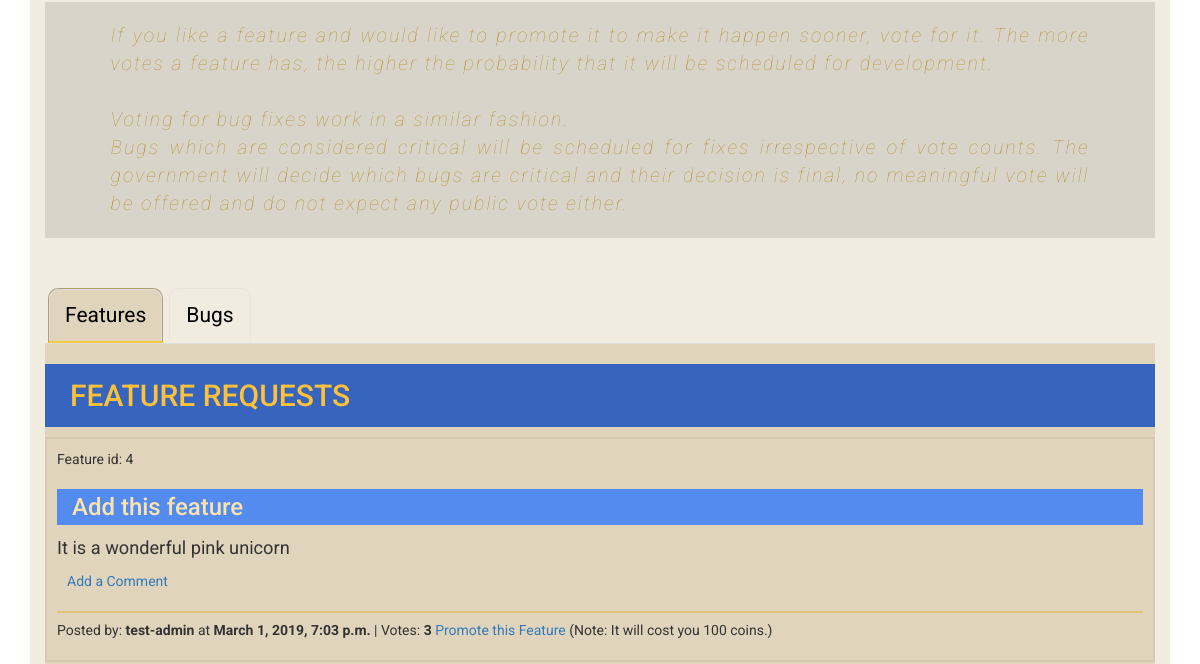
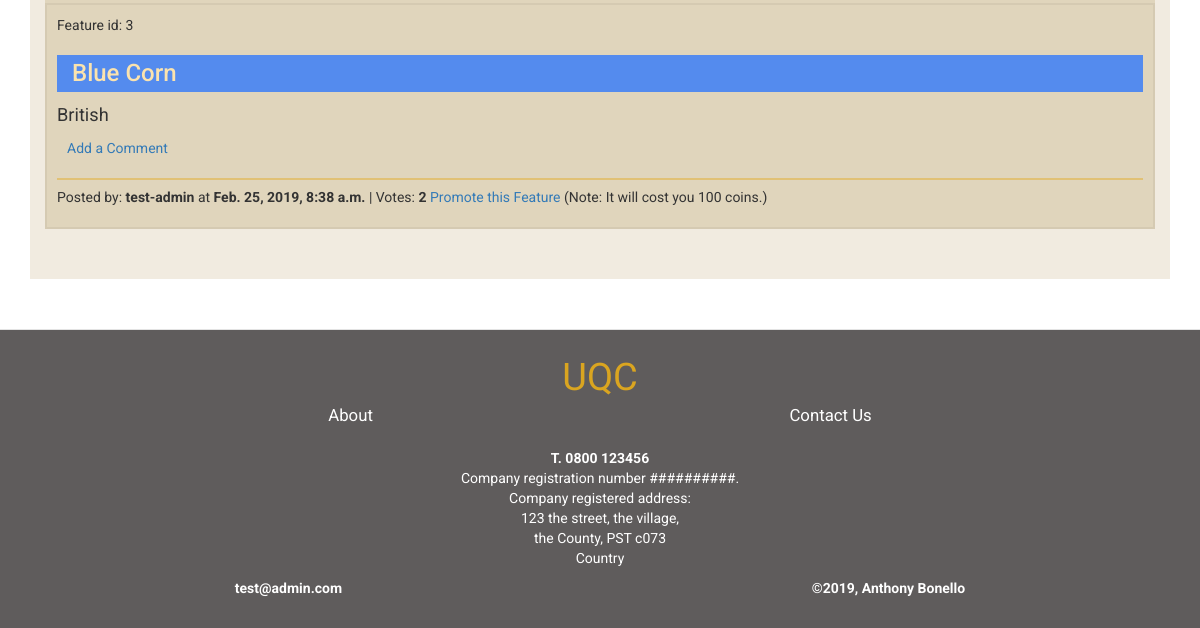
The app's page /issues/1 (signed in, lower part), older data (2 pictures, top to bottom).
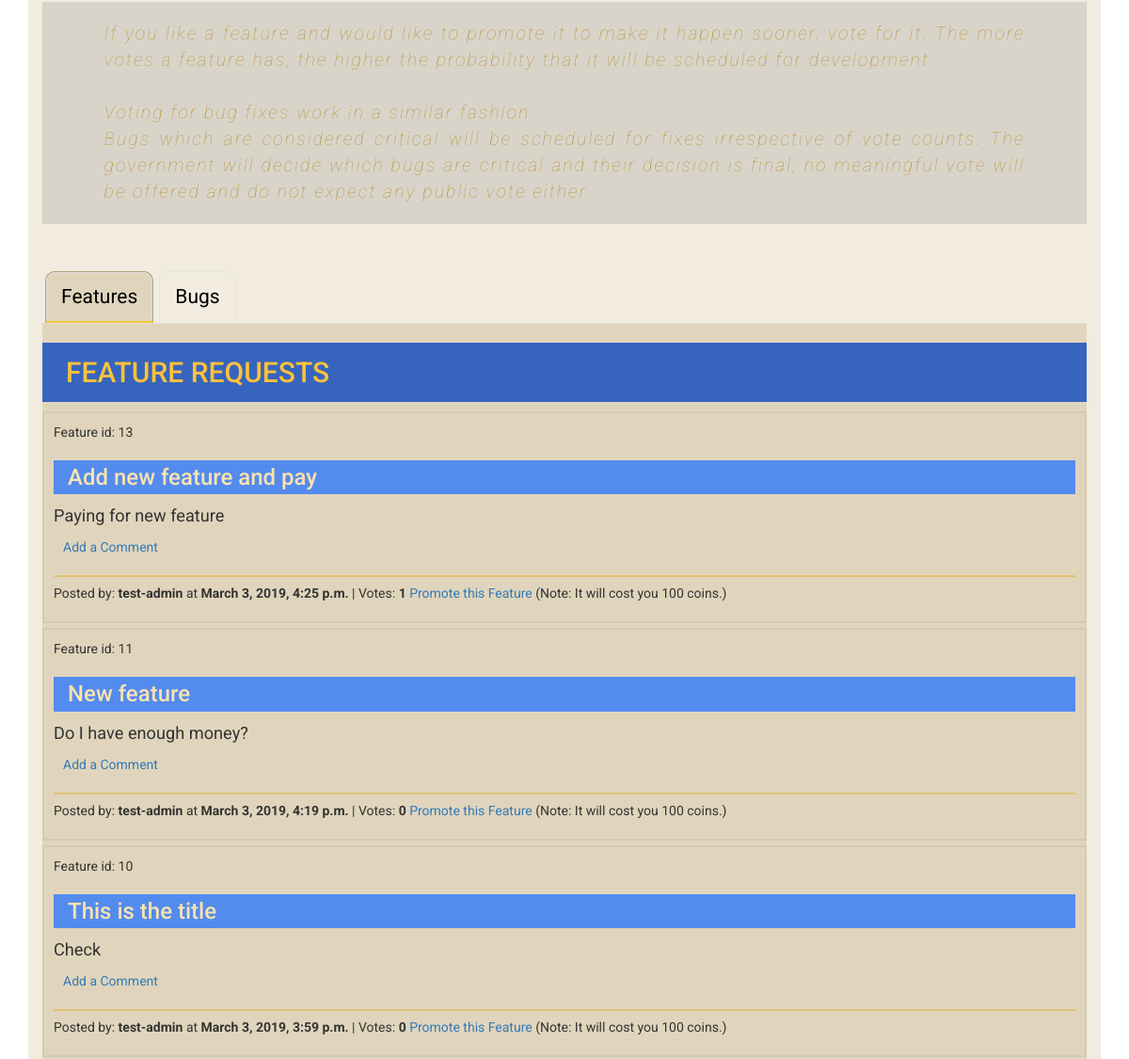
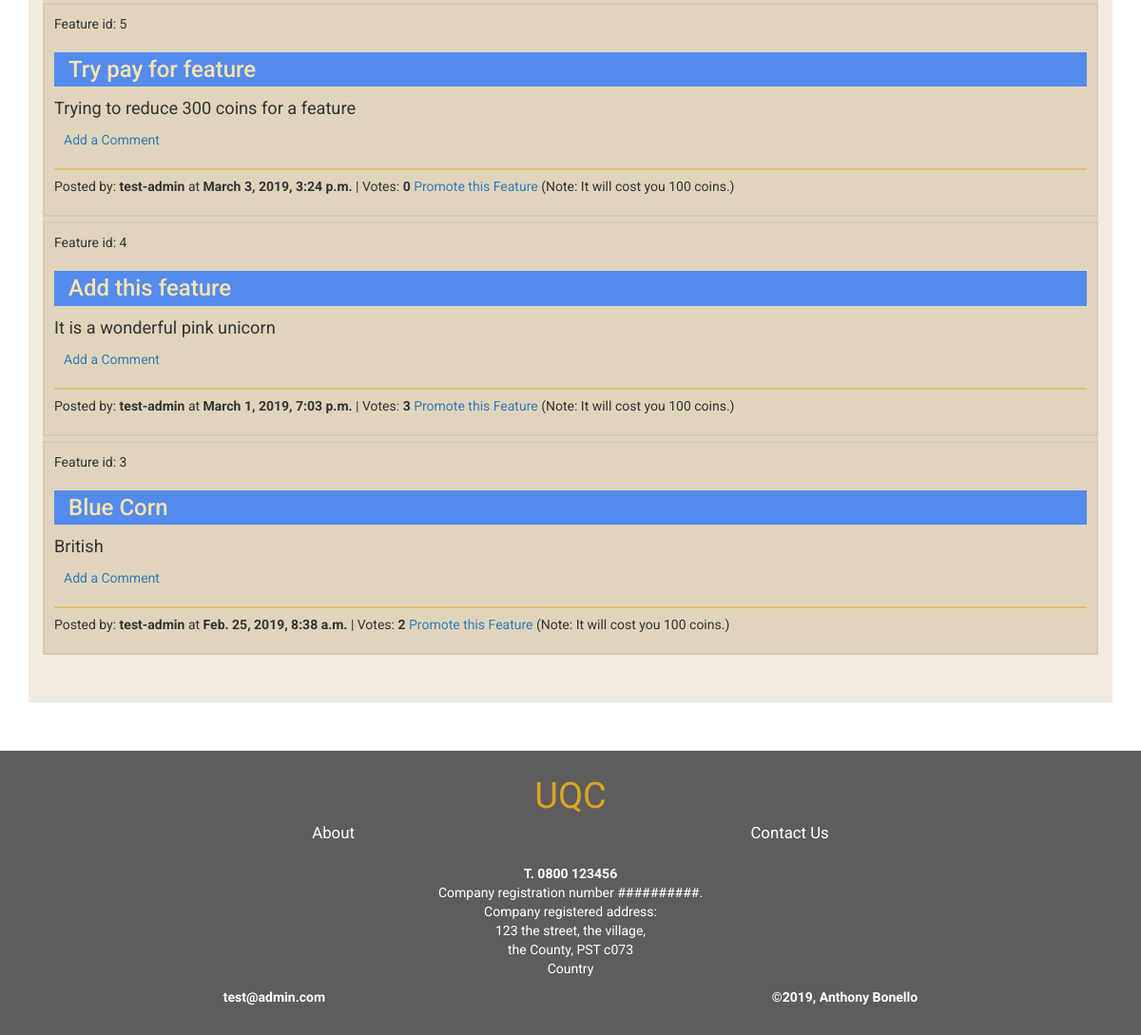
The same page, newer data (2 pictures, top to bottom).
### issuetracker/models.py (models this page shows, shortened)
class Issue(models.Model):
    suggestion_choices = ((True, 'Feature'), (False, 'Bug Fix'))
    is_feature = models.BooleanField(blank=False, default=False, choices=suggestion_choices)
    title = models.CharField(max_length=100, blank=False)
    description = models.TextField()
    posted_by = models.CharField(max_length=50)
    votes = models.IntegerField(default=0)
    date_time = models.DateTimeField(auto_now_add=True)
    class Meta:
        verbose_name_plural = "Issues"

### issuetracker/views.py (the view)
# urls.py: url(r'^issues/', include(issuetracker_urls)),
@login_required()
def issues(request):
    allIssues = Issue.objects.all()
    feature_count = 0
    bug_count = 0
    for each in allIssues:
        if each.is_feature:
            feature_count += 1
        else:
            bug_count += 1
    return render(request, "issue_tracker.html", {'issues': allIssues, 'feature_count': feature_count, "bug_count": bug_count})

### cart/contexts.py (called while the page is built)
def cart_contents(request):
    cart = request.session.get('cart', {})
    cart_items = []
    total = 0
    product_count = 0
    coin_total = 0
    for id, quantity in cart.items():
        product = get_object_or_404(Product, pk=id)
        total += quantity * product.price
        product_count += quantity
        coin_total = quantity * 500
        cart_items.append({'id': id, 'quantity': quantity, 'product': product, 'coin_total': coin_total})
    return {'cart_items': cart_items, 'total': total, 'product_count': product_count, 'coin_total': coin_total}

### issuetracker/templates/issue_tracker.html (shortened to what this page needs)
{% extends "base.html" %}
{% block content %}
    <p class="issue-promotion">If you like a feature and would like to promote it to make it happen sooner, vote for it. The more votes a feature has, the higher the probability that it will be scheduled for development.<br>
        <br>
    Voting for bug fixes work in a similar fashion.<br>
    Bugs which are considered critical will be scheduled for fixes irrespective of vote counts. The government will decide which bugs are critical and their decision is final, no meaningful vote will be offered and do not expect any public vote either.</p>
    <div id="features-bugs-tabs">
        <ul class="nav nav-tabs">
            <li class="active">
                <a href="#features-pane" data-toggle="tab">Features</a>
            </li>
            <li><a href="#bugs-pane" data-toggle="tab">Bugs</a>
            </li>
        </ul>
        <div class="tab-content ">
            <div class="tab-pane active" id="features-pane">
                {% if feature_count == 1 %}
                <h2> FEATURE REQUEST </h2>
                {% else %}
                <h2> FEATURE REQUESTS </h2>
                {% endif %}
                {% if feature_count == 0 %}
                <p>No features to display</p>
                {% else %}
                {% for each in issues reversed %}
                {% if each.is_feature %}
                <div class="issue-item">
                    <p>Feature id: {{ each.id }}
                    </p>
                    <h3> {{ each.title }}</h3>
                    <p class="feature-description"> {{ each.description }}</p>
                    <div class="comments-list">
                        <a id="link-add-comment" href="{% url 'add-comment' %}">Add a Comment</a>
                    </div>
                    <hr class="hr-light">
                    <p>
                        Posted by: <strong>{{ each.posted_by }}</strong>
                        at <strong>{{ each.date_time}}</strong> | Votes: <strong>{{ each.votes }}</strong>
                        <a class="vote-link" href="{% url 'vote' issue_id=each.id %}">Promote this Feature</a> (Note: It will cost you 100 coins.)
                    </p>
                </div>
                {% endif %}
                {% endfor %}
                {% endif %}
            </div>
            </div>
        </div>
    {% endblock %}

Row changes from the older to the newer data that the page shows:
added Issue: id "13", title "Add new feature and pay", description "Paying for new feature", posted_by "test-admin", date_time "March 3, 2019, 4:25 p.m.", votes "1"
added Issue: id "11", title "New feature", description "Do I have enough money?", posted_by "test-admin", date_time "March 3, 2019, 4:19 p.m.", votes "0"
added Issue: id "10", title "This is the title", description "Check", posted_by "test-admin", date_time "March 3, 2019, 3:59 p.m.", votes "0"
added Issue: id "5", title "Try pay for feature", description "Trying to reduce 300 coins for a feature", posted_by "test-admin", date_time "March 3, 2019, 3:24 p.m.", votes "0"
